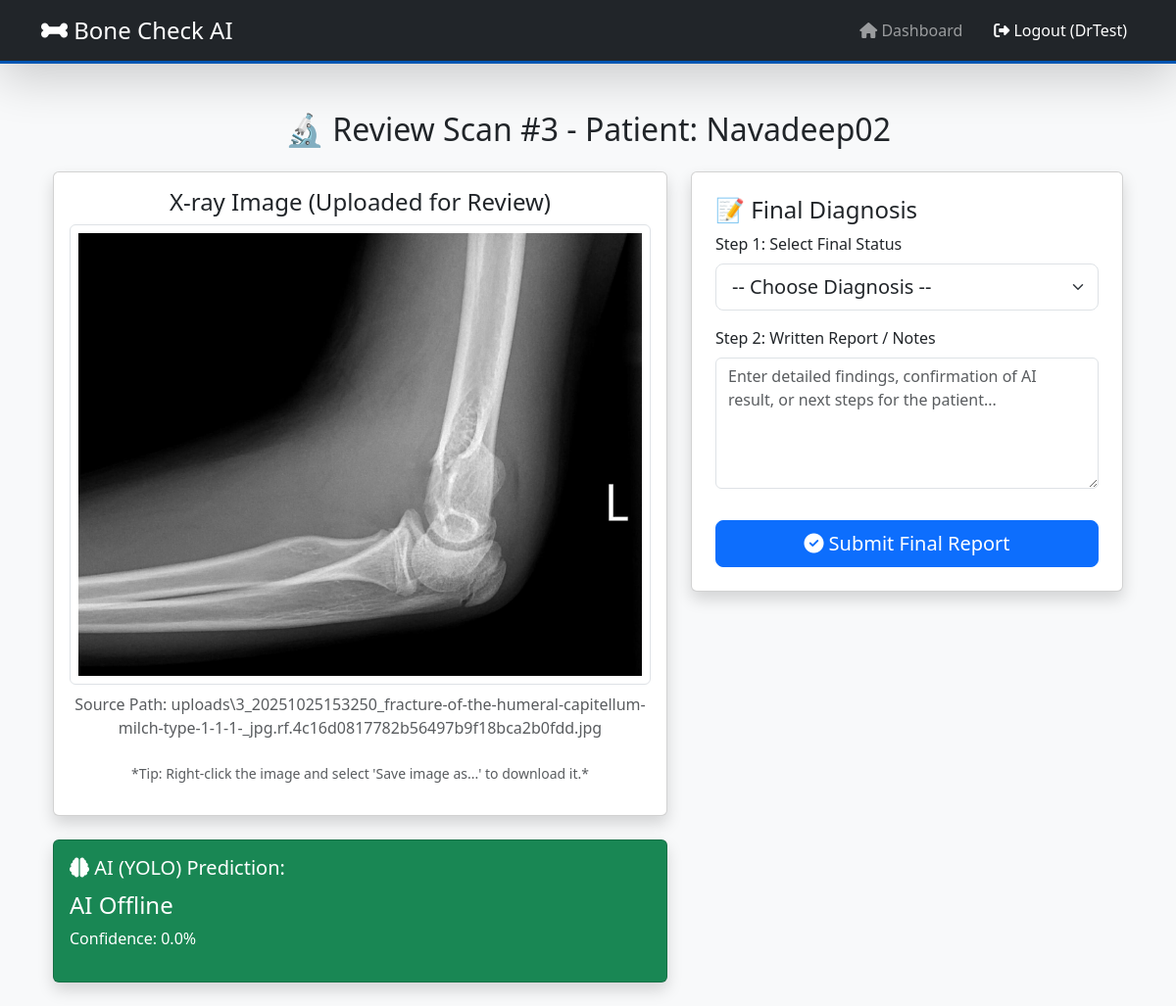
/review/3 (signed in), run on the app's committed database.
### models.py (models this page shows, shortened)
class User(db.Model, UserMixin):
    id = db.Column(db.Integer, primary_key=True)
    username = db.Column(db.String(64), index=True, unique=True, nullable=False)
    email = db.Column(db.String(120), index=True, unique=True, nullable=True)
    password_hash = db.Column(db.String(128))
    role_id = db.Column(db.Integer, db.ForeignKey('role.id'))
    scans_submitted = db.relationship('Scan', foreign_keys='Scan.patient_id', backref='patient', lazy='dynamic')
    scans_assigned = db.relationship('Scan', foreign_keys='Scan.doctor_id', backref='doctor', lazy='dynamic')

class Scan(db.Model):
    id = db.Column(db.Integer, primary_key=True)
    image_path = db.Column(db.String(256), nullable=False) # Path relative to static/
    timestamp = db.Column(db.DateTime, index=True, default=datetime.utcnow)
    status = db.Column(db.String(50), default='Pending')
    yolo_result = db.Column(db.String(20), default='N/A')
    yolo_confidence = db.Column(db.Float)
    doctor_report = db.Column(db.Text)
    report_timestamp = db.Column(db.DateTime)
    patient_id = db.Column(db.Integer, db.ForeignKey('user.id'))
    doctor_id = db.Column(db.Integer, db.ForeignKey('user.id'), nullable=True) # Assigned doctor

### routes.py (the view, shortened to what this page needs)
@main.route('/review/<int:scan_id>', methods=['GET', 'POST'])
@login_required
def review_scan(scan_id):
    if current_user.role.name != 'doctor':
        flash('Access denied. Only doctors can review scans.', 'danger')
        return redirect(url_for('main.dashboard'))
    scan = Scan.query.get_or_404(scan_id)
    if scan.status == 'Pending':
        scan.doctor_id = current_user.id
        scan.status = 'In Review'
        db.session.commit()
        flash('You have successfully claimed this scan for review.', 'info')
    elif scan.doctor_id and scan.doctor_id != current_user.id and scan.status in ['In Review']:
         flash(f'This scan is currently being reviewed by Dr. {scan.doctor.username}.', 'warning')
         if scan.status not in ['Fracture Detected', 'No Fracture', 'Inconclusive']:
             return redirect(url_for('main.dashboard'))
    image_path_with_forward_slashes = scan.image_path.replace('\\', '/')
    full_image_url = url_for('static', filename=image_path_with_forward_slashes)
    return render_template('doctor/review_scan.html',
                           title=f'Review Scan {scan_id}',
                           scan=scan,
                           full_image_url=full_image_url)

### app.py (called while the page is built)
@login_manager.user_loader
def load_user(user_id):
    return User.query.get(int(user_id))

### templates/doctor/review_scan.html (shortened to what this page needs)
{% extends "base.html" %}
{% block content %}
<div class="container mt-4">
    <h2 class="text-center mb-4">🔬 Review Scan #{{ scan.id }} - Patient: {{ scan.patient.username }}</h2>
    <div class="row">
        <div class="col-md-7">
            <div class="card shadow p-3 mb-4">
                <h4 class="card-title text-center">X-ray Image (Uploaded for Review)</h4>
                <img src="{{ full_image_url }}" class="img-fluid rounded border p-2" alt="Patient X-ray Scan" style="max-height: 600px; object-fit: contain;">
                <p class="text-center text-muted mt-2">Source Path: {{ scan.image_path }}</p>
                <p class="text-center text-muted mt-2 small">
                    *Tip: Right-click the image and select 'Save image as...' to download it.*
                </p>
            </div>
            <div class="card shadow p-3 mb-4
                 {% if 'Fracture' in scan.yolo_result %}bg-danger text-white{% else %}bg-success text-white{% endif %}">
                <h5 class="card-title"><i class="fas fa-brain"></i> AI (YOLO) Prediction:</h5>
                <p class="mb-1 fs-4">{{ scan.yolo_result }}</p>
                <p>Confidence: {{ "%.1f"|format(scan.yolo_confidence * 100) }}%</p>
            </div>
        </div>
        <div class="col-md-5">
            <div class="card shadow p-4">
                <h4 class="card-title">📝 Final Diagnosis</h4>
                {% if scan.doctor_report %}
                    <div class="alert alert-success">
                        <strong>Diagnosis Complete:</strong> Reported by Dr. {{ scan.doctor.username }} on {{ scan.report_timestamp.strftime('%Y-%m-%d') }}.
                    </div>
                    <div class="mt-3 p-3 border rounded bg-light">
                        <p class="mb-1"><strong>Final Report:</strong> {{ scan.doctor_report }}</p>
                    </div>
                {% else %}
                    <form method="POST" action="{{ url_for('main.review_scan', scan_id=scan.id) }}">
                        <div class="mb-3">
                            <label for="diagnosis" class="form-label">Step 1: Select Final Status</label>
                            <select class="form-select form-select-lg" id="diagnosis" name="diagnosis" required>
                                <option value="" disabled selected>-- Choose Diagnosis --</option>
                            </select>
                        </div>
                        <div class="mb-3">
                            <label for="final_report" class="form-label">Step 2: Written Report / Notes</label>
                            <textarea class="form-control" id="final_report" name="final_report" rows="5" required
                                placeholder="Enter detailed findings, confirmation of AI result, or next steps for the patient..."></textarea>
                        </div>
                        <button type="submit" class="btn btn-primary btn-lg w-100 mt-3">
                            <i class="fas fa-check-circle"></i> Submit Final Report
                        </button>
                    </form>
                {% endif %}
            </div>
        </div>
    </div>
</div>
{% endblock %}

### templates/base.html (shortened to what this page needs)
<!DOCTYPE html>
<html lang="en">
<head>
    <link href="https://cdn.jsdelivr.net/npm/bootstrap@5.3.3/dist/css/bootstrap.min.css" rel="stylesheet">
    <link rel="stylesheet" href="https://cdnjs.cloudflare.com/ajax/libs/font-awesome/6.5.2/css/all.min.css">
</head>
<body>
    <nav class="navbar navbar-expand-lg navbar-dark bg-dark shadow-lg">
        <div class="container">
            <a class="navbar-brand fs-4" href="{{ url_for('main.index') }}"><i class="fas fa-bone"></i> Bone Check AI</a>
            <div class="collapse navbar-collapse" id="navbarNav">
                <ul class="navbar-nav ms-auto">
                    {% if current_user.is_authenticated %}
                        <li class="nav-item me-3">
                            <a class="nav-link btn btn-outline-light" href="{{ url_for('main.dashboard') }}"><i class="fas fa-home"></i> Dashboard</a>
                        </li>
                        <li class="nav-item">
                            <a class="nav-link btn btn-danger text-white" href="{{ url_for('auth.logout') }}"><i class="fas fa-sign-out-alt"></i> Logout ({{ current_user.username }})</a>
                        </li>
                    {% endif %}
                </ul>
            </div>
        </div>
    </nav>
    <div class="container mt-5">
        <main>
            {% block content %}{% endblock %}
        </main>
    </div>
</body>
</html>

### templates/base.html (style rules this page uses)
body { background-color: #f8f9fa; }
.navbar { border-bottom: 3px solid #0056b3; }

### data on the page
User: username "DrTest"
Scan: id "3", image_path "uploads\\3_20251025153250_fracture-of-the-humeral-capitellum-milch-type-1-1-1-_jpg.rf.4c16d0817782b56497b9f18bca2b0fdd.jpg", yolo_result "AI Offline", scan.yolo_confidence*100 "0.0"
User: patient.username "Navadeep02"
